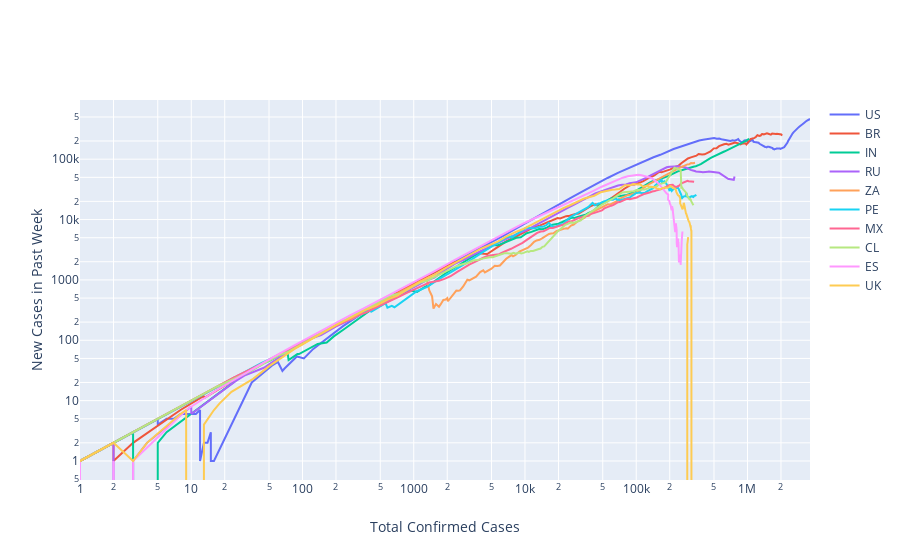

The notebook cell this image was saved under:
### Code cell
fig = go.Figure()
codes = ['AD',
     'AE',
     'AF',
     'AG',
     'AI',
     'AL',
     'AM',
     'AO',
     'AR',
     'AT',
     'AU',
     'AW',
     'AZ',
     'BA',
     'BB',
     'BD',
     'BE',
     'BF',
     'BG',
     'BH',
     'BI',
     'BJ',
     'BM',
     'BN',
     'BO',
     'BQ',
     'BR',
     'BS',
     'BT',
     'BW',
     'BY',
     'BZ',
     'CA',
     'CD',
     'CF',
     'CG',
     'CH',
     'CI',
     'CL',
     'CM',
     'CN',
     'CO',
     'CR',
     'CU',
     'CV',
     'CW',
     'CY',
     'CZ',
     'DE',
     'DJ',
     'DK',
     'DM',
     'DO',
     'DZ',
     'EC',
     'EE',
     'EG',
     'EH',
     'EL',
     'ER',
     'ES',
     'ET',
     'FI',
     'FJ',
     'FK',
     'FO',
     'FR',
     'GA',
     'GD',
     'GE',
     'GG',
     'GH',
     'GI',
     'GL',
     'GM',
     'GN',
     'GQ',
     'GT',
     'GU',
     'GW',
     'GY',
     'HN',
     'HR',
     'HT',
     'HU',
     'ID',
     'IE',
     'IL',
     'IM',
     'IN',
     'IQ',
     'IR',
     'IS',
     'IT',
     'JE',
     'JM',
     'JO',
     'JP',
     'KE',
     'KG',
     'KH',
     'KM',
     'KN',
     'KR',
     'KW',
     'KY',
     'KZ',
     'LA',
     'LB',
     'LC',
     'LI',
     'LK',
     'LR',
     'LS',
     'LT',
     'LU',
     'LV',
     'LY',
     'MA',
     'MC',
     'MD',
     'ME',
     'MG',
     'MK',
     'ML',
     'MM',
     'MN',
     'MP',
     'MR',
     'MS',
     'MT',
     'MU',
     'MV',
     'MW',
     'MX',
     'MY',
     'MZ',
     'NC',
     'NE',
     'NG',
     'NI',
     'NL',
     'NO',
     'NP',
     'NZ',
     'OM',
     'PA',
     'PE',
     'PF',
     'PG',
     'PH',
     'PK',
     'PL',
     'PR',
     'PS',
     'PT',
     'PY',
     'QA',
     'RO',
     'RS',
     'RU',
     'RW',
     'SA',
     'SC',
     'SD',
     'SE',
     'SG',
     'SI',
     'SK',
     'SL',
     'SM',
     'SN',
     'SO',
     'SR',
     'SS',
     'ST',
     'SV',
     'SX',
     'SY',
     'SZ',
     'TC',
     'TD',
     'TG',
     'TH',
     'TJ',
     'TL',
     'TN',
     'TR',
     'TT',
     'TW',
     'TZ',
     'UA',
     'UG',
     'UK',
     'US',
     'UY',
     'UZ',
     'VA',
     'VC',
     'VE',
     'VG',
     'VI',
     'VN',
     'XK',
     'YE',
     'ZA',
     'ZM',
     'ZW']
top_50 = ['US', 'BR', 'IN', 'RU', 'ZA', 'PE', 'MX', 'CL', 'ES', 'UK', 'IR', 'PK', 'SA', 'IT', 'TR', 'DE', 'BD', 'CO', 'FR', 'AR', 'CA', 'QA', 'IQ', 'EG', 'ID', 'CN', 'SE', 'EC', 'KZ', 'BY', 'OM', 'PH', 'BE', 'KW', 'UA', 'AE', 'BO', 'NL', 'DO', 'PA', 'IL', 'PT', 'SG', 'PL', 'RO', 'BH', 'NG', 'AF', 'AM', 'GT']
for code in top_50[:10]:
    lst, new = detail(code)
    fig.add_trace(go.Scatter(x=lst, y=new,
                    mode='lines',
                    name=code))

fig.update_layout(xaxis_type="log", yaxis_type="log", 
#                   width=1500, height=1000,
                  xaxis_title="Total Confirmed Cases",
                  yaxis_title="New Cases in Past Week",
                 )

# fig.update_layout(legend=dict(
#     orientation="h",
#     yanchor="bottom",
#     y=1.02,
#     xanchor="right",
#     x=1
# ))
fig.show()
fig.write_html("imp_plot_all_country.html")

### Figure 1 — Plotly figure (JSON) as saved in the notebook; plotly's stock layout.template omitted (floating-point values rounded to 4 significant figures; data arrays with more than 128 entries replaced by an {"elided": "..."} marker saying what was removed)
{"data": [{"mode": "lines", "name": "US", "type": "scatter", "x": {"elided": "201 int values"}, "y": {"elided": "201 int values"}}, {"mode": "lines", "name": "BR", "type": "scatter", "x": {"elided": "201 int values"}, "y": {"elided": "201 int values"}}, {"mode": "lines", "name": "IN", "type": "scatter", "x": {"elided": "200 int values"}, "y": {"elided": "200 int values"}}, {"mode": "lines", "name": "RU", "type": "scatter", "x": {"elided": "201 int values"}, "y": {"elided": "201 int values"}}, {"mode": "lines", "name": "ZA", "type": "scatter", "x": {"elided": "133 int values"}, "y": {"elided": "133 int values"}}, {"mode": "lines", "name": "PE", "type": "scatter", "x": {"elided": "133 int values"}, "y": {"elided": "133 int values"}}, {"mode": "lines", "name": "MX", "type": "scatter", "x": {"elided": "193 int values"}, "y": {"elided": "193 int values"}}, {"mode": "lines", "name": "CL", "type": "scatter", "x": {"elided": "136 int values"}, "y": {"elided": "136 int values"}}, {"mode": "lines", "name": "ES", "type": "scatter", "x": {"elided": "200 int values"}, "y": {"elided": "200 int values"}}, {"mode": "lines", "name": "UK", "type": "scatter", "x": {"elided": "201 int values"}, "y": {"elided": "201 int values"}}], "layout": {"xaxis": {"title": {"text": "Total Confirmed Cases"}, "type": "log"}, "yaxis": {"title": {"text": "New Cases in Past Week"}, "type": "log"}}}
